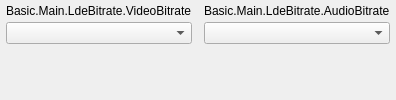
  <widget class="OBSDock" name="ldeBitrateDock">
   <property name="features">
    <set>QDockWidget::DockWidgetClosable|QDockWidget::DockWidgetMovable|QDockWidget::DockWidgetFloatable</set>
   </property>
   <property name="windowTitle">
    <string>Basic.Main.LdeBitrate</string>
   </property>
   <attribute name="dockWidgetArea">
    <number>8</number>
   </attribute>
   <widget class="QWidget" name="ldeBitrateDock_Contents">
    <layout class="QHBoxLayout" name="ldeBitrateDock_HboxLayout" stretch="1,1">
      <property name="alignment">
        <set>Qt::AlignTop</set>
      </property>
      <property name="margin">
        <number>0</number>
      </property>
      <property name="spacing">
        <number>0</number>
      </property>
     <item>
       <layout class="QVBoxLayout" name="ldeBitrateDock_VideoVboxLayout">
        <property name="leftMargin">
         <number>6</number>
        </property>
        <property name="topMargin">
         <number>4</number>
        </property>
        <property name="rightMargin">
         <number>6</number>
        </property>
        <property name="bottomMargin">
         <number>4</number>
        </property>
        <property name="spacing">
         <number>4</number>
        </property>
        <item>
         <widget class="QLabel" name="ldeBitrateDock_VideoLabel">
          <property name="leftMargin">
           <number>2</number>
          </property>
          <property name="topMargin">
           <number>8</number>
          </property>
          <property name="rightMargin">
           <number>0</number>
          </property>
          <property name="bottomMargin">
           <number>0</number>
          </property>
          <property name="text">
           <string>Basic.Main.LdeBitrate.VideoBitrate</string>
          </property>
          <property name="buddy">
           <cstring>ldeBitrateDock_VideoCombo</cstring>
          </property>
         </widget>
        </item>
        <item>
         <widget class="QComboBox" name="ldeBitrateDock_VideoCombo" />
        </item>
      </layout>
     </item>
     <item>
       <layout class="QVBoxLayout" name="ldeBitrateDock_AudioVboxLayout">
        <property name="leftMargin">
         <number>6</number>
        </property>
        <property name="topMargin">
         <number>4</number>
        </property>
        <property name="rightMargin">
         <number>6</number>
        </property>
        <property name="bottomMargin">
         <number>4</number>
        </property>
        <property name="spacing">
         <number>4</number>
        </property>
        <item>
         <widget class="QLabel" name="ldeBitrateDock_AudioLabel">
          <property name="leftMargin">
           <number>2</number>
          </property>
          <property name="topMargin">
           <number>8</number>
          </property>
          <property name="rightMargin">
           <number>0</number>
          </property>
          <property name="bottomMargin">
           <number>0</number>
          </property>
          <property name="text">
           <string>Basic.Main.LdeBitrate.AudioBitrate</string>
          </property>
          <property name="buddy">
           <cstring>ldeBitrateDock_AudioCombo</cstring>
          </property>
         </widget>
        </item>
        <item>
         <widget class="QComboBox" name="ldeBitrateDock_AudioCombo" />
        </item>
      </layout>
     </item>
    </layout>
   </widget>
  </widget>
